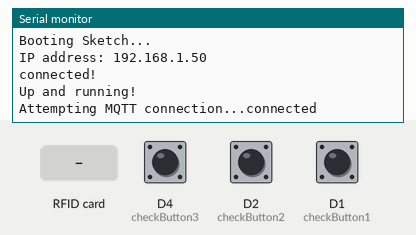
Recording of a sketch running on a simulated ESP8266 (Wemos D1 mini). Shown: the last lines printed to the serial monitor. Inputs (shaded band) come from the test bench; at power-on: D4 (checkButton3) HIGH, D2 (checkButton2) HIGH, D1 (checkButton1) HIGH. WiFi joins after 1.5 s; servers stay silent unless stated; no MQTT or app messages arrive unless stated.

Above: at 2.7 s.
2.8 s: D4 (checkButton3) pulled LOW for 0.15 s
At 4.1 s:
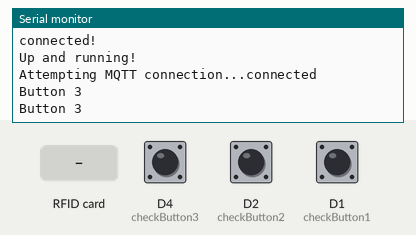
4.4 s: RFID card 5E 7A 19 C4 held to the reader
At 5.5 s:
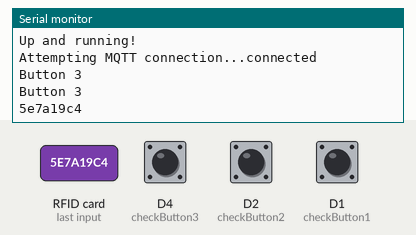
5.9 s: D2 (checkButton2) pulled LOW for 0.15 s
At 6.7 s:
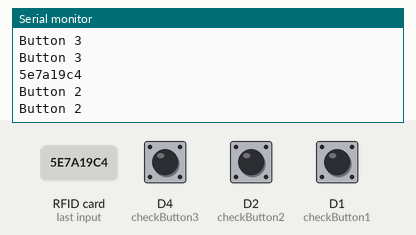
7.5 s: D1 (checkButton1) pulled LOW for 0.15 s
At 9.1 s:
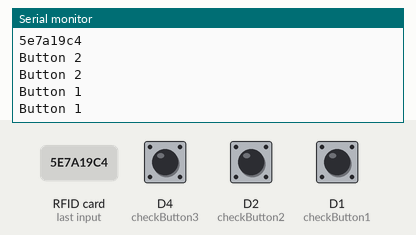
Timing chart, 0 to 10.1 s (numbered marks = the images above; inputs shaded):
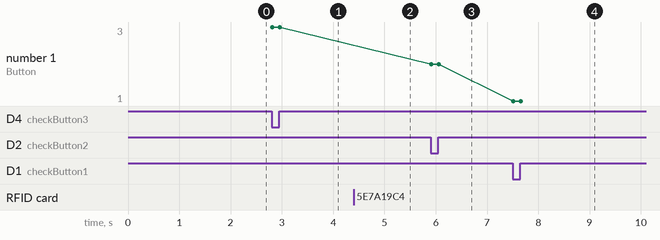

Measured:
- after the input at 2.8 s, the serial monitor: prints a new line at once (image 1)
- after the input at 4.4 s, the serial monitor: prints a new line at once (image 2)
- after the input at 5.9 s, the serial monitor: prints a new line at once (image 3)
- after the input at 7.5 s, the serial monitor: prints a new line at once (image 4)
- plotted number 1: 3 → 2 after the input at 5.9 s, 2 → 1 after the input at 7.5 s

The sketch:

ESP8266_rfid_mqtt.ino
```cpp
// (licence header left out)
#include <ESP8266WiFi.h>
#include <WiFiClient.h>
#include <ESP8266WebServer.h>
#include <ESP8266mDNS.h>
#include <ESP8266HTTPUpdateServer.h>
#include <PubSubClient.h>
#include <SPI.h>
#include <MFRC522.h>

#define SS_PIN D8 //Pin on WeMos D1 Mini
#define RST_PIN D3 //Pin on WeMos D1 Mini


const char* ssid = "SSID goes HERE!!";
const char* password = "WIFI Password goes here!!";
const char* server = "MQTT Server Name/IP here!!";
char deviceId[10] = "1"; // device id, if you use more than one box. Must be different for each one!


char host[100] = "rfid_reader_";
ESP8266WebServer httpServer(80);
ESP8266HTTPUpdateServer httpUpdater;
WiFiClient wifi;
PubSubClient mqttClient(wifi);

MFRC522 rfid(SS_PIN, RST_PIN); // Instance of the class
MFRC522::MIFARE_Key key;

unsigned int batt;
double battV;
unsigned long oldMillis;

void connect();

void reconnect() {
  // Loop until we're reconnected
  while (!mqttClient.connected()) {
    Serial.print("Attempting MQTT connection...");
    // Attempt to connect
    if (mqttClient.connect(host)){
      Serial.println("connected");
    }
    else {
      Serial.print("failed, rc=");
      Serial.print(mqttClient.state());
      Serial.println(" try again in 5 seconds");
//      Wait 5 seconds before retrying
      delay(1000);
    }
  }
}

void setup(void){
  SPI.begin();
  rfid.PCD_Init();

  Serial.begin(115200);
  Serial.println();
  Serial.println("Booting Sketch...");
  WiFi.mode(WIFI_AP_STA);
  WiFi.begin(ssid, password);

  mqttClient.setServer(server, 1883);

  connect();

  MDNS.begin(host);

  // build hostname
  strcat(host, deviceId);

  //Attach handles for different pages.
  httpUpdater.setup(&httpServer);

  httpServer.on("/", handleRoot);

  httpServer.begin();

  MDNS.addService("http", "tcp", 80);

  // init switch
  pinMode(5, INPUT_PULLUP);
  pinMode(4, INPUT_PULLUP);
  pinMode(2, INPUT_PULLUP);
  Serial.println("Up and running!");


}

int prevState1 = 0;
int currState1 = 0;
long lastChangeTime1 = 0;
char buttonMessage[10] = "true";

void checkButton1(){
  // Invert state, since button is "Active LOW"
  int state1 = !digitalRead(5);

  // Debounce mechanism
  long t = millis();
  if (state1 != prevState1) {
    lastChangeTime1 = t;
    Serial.println("Button 1");
    if (state1 != 0){
      char topic1[200] = "rfid/";
      strcat(topic1, deviceId);
      strcat(topic1, "/button/1");
      mqttClient.publish(topic1, buttonMessage);
    }
  }
  if (t - lastChangeTime1 > 50) {
    if (state1 != currState1) {
      currState1 = state1;
    }
  }
  prevState1 = state1;
}


int prevState2 = 0;
int currState2 = 0;
long lastChangeTime2 = 0;
void checkButton2(){
  // Invert state, since button is "Active LOW"
  int state2 = !digitalRead(4);

  // Debounce mechanism
  long t = millis();
  if (state2 != prevState2) {
    lastChangeTime2 = t;
    Serial.println("Button 2");
    if (state2 != 0){
      char topic2[200] = "rfid/";
      strcat(topic2, deviceId);
      strcat(topic2, "/button/2");
      mqttClient.publish(topic2, buttonMessage);
    }
  }
  if (t - lastChangeTime2 > 50) {
    if (state2 != currState2) {
      currState2 = state2;
    }
  }
  prevState2 = state2;
}


int prevState3 = 0;
int currState3 = 0;
long lastChangeTime3 = 0;
void checkButton3(){
  // Invert state, since button is "Active LOW"
  int state3 = !digitalRead(2);

  // Debounce mechanism
  long t = millis();
  if (state3 != prevState3) {
    lastChangeTime3 = t;
    Serial.println("Button 3");
    if (state3 != 0){
      char topic3[200] = "rfid/";
      strcat(topic3, deviceId);
      strcat(topic3, "/button/3");
      mqttClient.publish(topic3, buttonMessage);
    }
  }
  if (t - lastChangeTime3 > 50) {
    if (state3 != currState3) {
      currState3 = state3;
    }
  }
  prevState3 = state3;
}


void loop(void){
  //if(!mqtt.connected()) {
  //  connect();
 // }

  httpServer.handleClient();
  //mqtt.loop();
  delay(10);
  if (!mqttClient.connected()) {
    reconnect();
  }

  mqttClient.loop();
  handleRFID();
  checkButton1();
  checkButton2();
  checkButton3();

  //things that should only be transmitted all 60 sec
  if (millis()-oldMillis > 60000) {
    batt = analogRead(A0);
    battV = mapDouble(batt, 0, 1023, 0.0, 6.6);
    oldMillis = millis();
  }
}

void connect() {
  while(WiFi.waitForConnectResult() != WL_CONNECTED){
    WiFi.begin(ssid, password);
    Serial.println("WiFi failed, retrying.");
  }

  Serial.print("IP address: ");
  Serial.println(WiFi.localIP());

  Serial.println("\nconnected!");
}

void handleRoot() {
  httpServer.send(200, "text/plain", host);
}

void messageReceived(String topic, String payload, char * bytes, unsigned int length) {
  Serial.print("incoming: ");
  Serial.print(topic);
  Serial.print(" - ");
  Serial.print(payload);
  Serial.println();
}

void handleRFID() {
  if (!rfid.PICC_IsNewCardPresent()) return;
  if (!rfid.PICC_ReadCardSerial()) return;
  String data = printHex(rfid.uid.uidByte, rfid.uid.size);
  char copy[50];
  data.toCharArray(copy, 50);
  char topic0[200] = "rfid/";
  strcat(topic0, deviceId);
  strcat(topic0, "/");
  mqttClient.publish(topic0, copy);
  Serial.print(data);
  Serial.print('\n');
  rfid.PICC_HaltA();
  rfid.PCD_StopCrypto1();
}

double mapDouble(double x, double in_min, double in_max, double out_min, double out_max)
{
  double temp = (x - in_min) * (out_max - out_min) / (in_max - in_min) + out_min;
  temp = (int) (4*temp + .5);
  return (double) temp/4;
}

String printHex(byte *buffer, byte bufferSize) {
  String id = "";
  for (byte i = 0; i < bufferSize; i++) {
    id += buffer[i] < 0x10 ? "0" : "";
    id += String(buffer[i], HEX);
  }
  return id;
}
```
